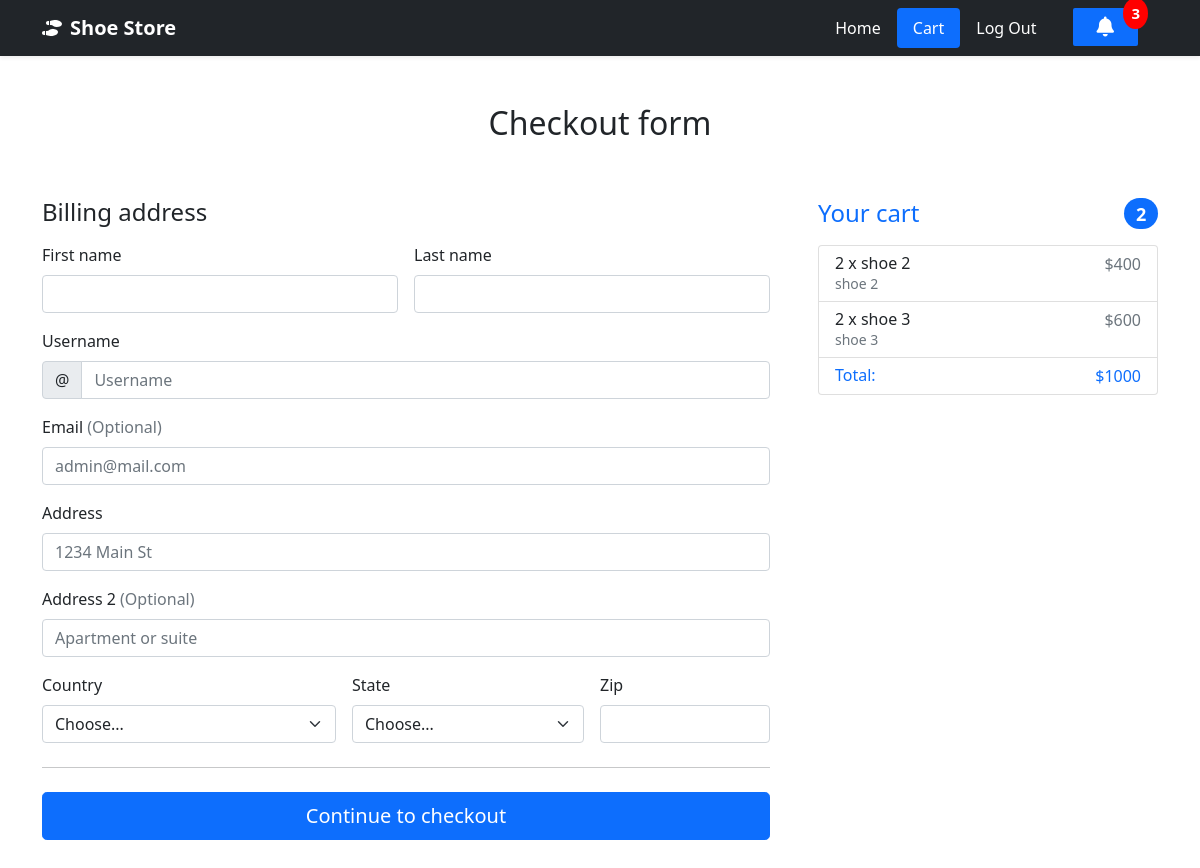
/order-summary/ (signed in), run on an earlier commit of the app's database.
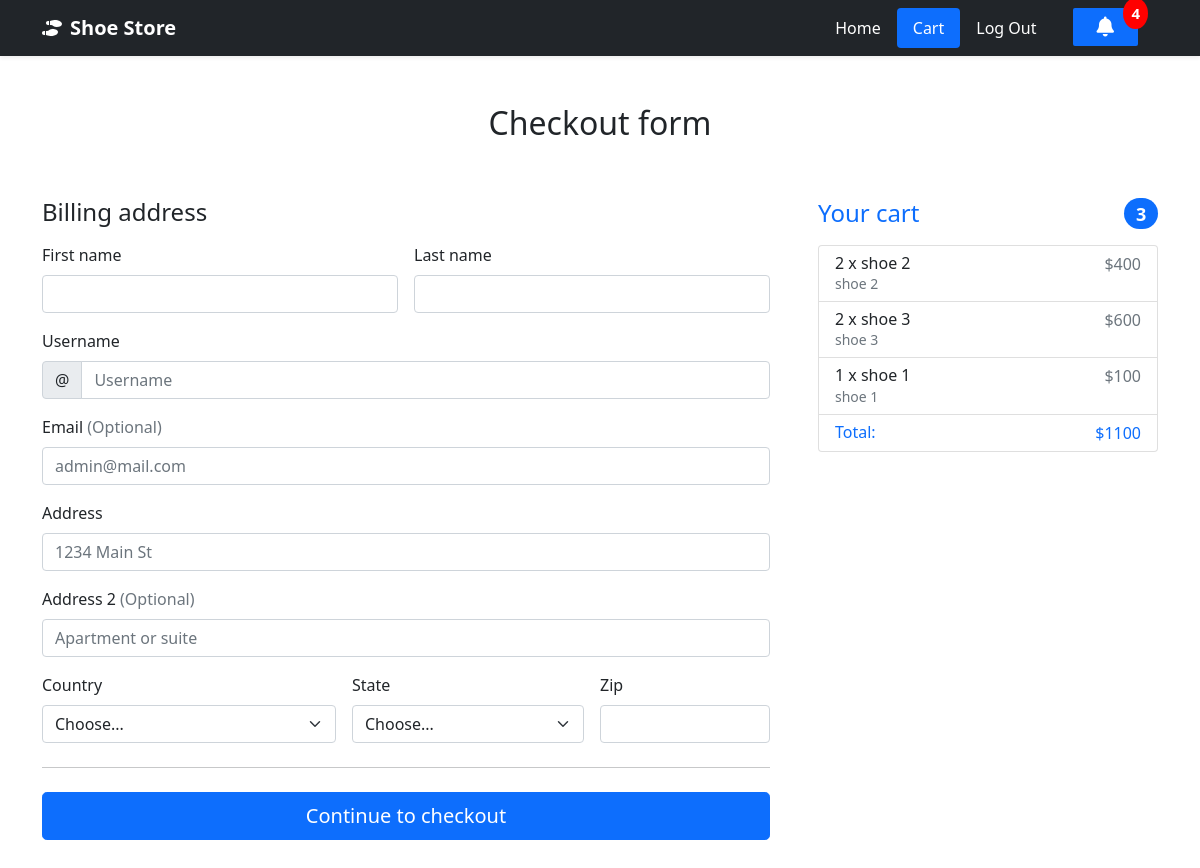
And on a later commit of the database.
### ecommerce/models.py (models this page shows, shortened)
class Order(models.Model):
    user = models.ForeignKey(User, on_delete=models.CASCADE)
    items = models.ManyToManyField(OrderItem)
    ordered = models.BooleanField(default=False)
    ordered_date = models.DateTimeField(auto_now=True)
    def get_total(self):
        total = 0
        for order_item in self.items.all():
            total += order_item.get_item_price()
        return total

class OrderItem(models.Model):
    user = models.ForeignKey(User, on_delete=models.CASCADE)
    ordered = models.BooleanField(default=False)
    item = models.ForeignKey(Item, on_delete=models.CASCADE)
    quantity = models.IntegerField(default=1)
    def get_item_price(self):
        return self.item.price * self.quantity

class Item(models.Model):
    title = models.CharField(max_length=150)
    price = models.IntegerField()
    slug = models.SlugField()
    description = models.TextField()
    image = models.ImageField(default='default.jpg',
                            upload_to='product_images')

### ecommerce/views.py (the view)
# urls.py: path('order-summary/', OrderSummaryView.as_view(), name='order_summary'),
class OrderSummaryView(LoginRequiredMixin, View):
    def get(self, *args, **kwargs):
        try:
            order = Order.objects.get(user=self.request.user, ordered=False)
            context = {
                'orders': order,
                'user':self.request.user
            }
            return render(self.request, 'cart.html', context)
        except ObjectDoesNotExist:
            messages.info(self.request, "You don't have an active order!")
            return redirect('home')

### ecommerce/custom_context_processors.py (called while the page is built)
def notifications(request):
    notifications = OrderNotification.objects.all()
    return {"notifications": notifications}

### templates/cart.html (shortened to what the changed rows need)
{% extends 'base.html' %}
{% load static %}
{% block header %}
<div class="navbar navbar-dark bg-dark shadow-sm">
  <div class="container">
    <ul class="nav nav-pills">
      <li class="nav-item dropdown notification-section">
        <a href="#" class="notification dropdown-toggle" id="navbarDropdown" role="button"
            data-bs-toggle="dropdown" aria-expanded="true">
            <span><i class='fa fa-bell'></i></span>
            <span class="badge" id="notification-badge">{{ notifications | length }}</span>
        </a>
    </li>
    </ul>
  </div>
</div>
</header>
{% endblock %}
{% block content %}
<div class="container">
  <main>
    <div class="py-5 text-center">
      <h2>Checkout form</h2>
    </div>
    <div class="row g-5">
      <div class="col-md-5 col-lg-4 order-md-last">
        <h4 class="d-flex justify-content-between align-items-center mb-3">
          <span class="text-primary">Your cart</span>
          <span class="badge bg-primary rounded-pill">{{orders.items.count}}</span>
        </h4>
        <ul class="list-group mb-3">
          {% for order_item in orders.items.all %}
          <li class="list-group-item d-flex justify-content-between lh-sm">
            <div>
              <h6 class="my-0">{{order_item.quantity}} x {{order_item.item.title}}</h6>
              <small class="text-muted">{{order_item.item.description|truncatechars:50}}</small>
            </div>
            <span class="text-muted">${{order_item.get_item_price}}</span>
          </li>
          {% endfor %}
          <li class="list-group-item d-flex justify-content-between lh-sm">
            <div>
              <h6 class="my-0" style="color: #0d6efd;">Total:</h6>
            </div>
            <span class="text-muted"  style="color: #0d6efd !important;">${{ orders.get_total }}</span>
          </li>
        </ul>
      </div>
    </div>
  </main>
</div>
{% endblock %}

What changed in the data, as far as the page shows it:
computed for Order: items.count "2" → "3"; get_total "1000" → "1100"
added OrderItem: quantity "1", item "shoe 1", item.description "shoe 1", get_item_price "100"
Also different on the page:
{{ notifications | length }}: "3" → "4"
